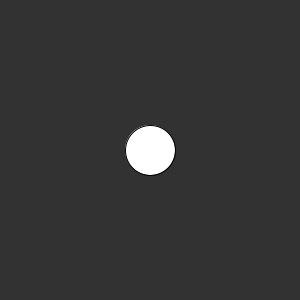
Frame 1 (no input)
Frame 60 (the mouse pressed at the canvas centre just before this capture): identical to frame 1, image omitted
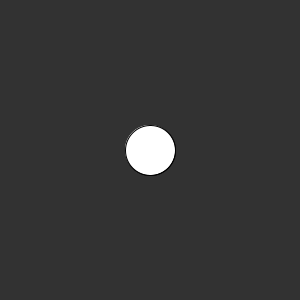
Frame 120 (the mouse held since frame 60 and released just before this capture)

The Processing sketch that drew these frames (run headless with seeded random() and noise(); from frame 60 on, the mouse is pressed at the canvas centre):

// Processing sketch: circle_maker
// ── circle_maker.pde
ArrayList<PVector> circles = new ArrayList<PVector>();

void setup() {
  size(300, 300);

  PVector circle = new PVector(150, 150);
  circles.add(circle);
}

void mousePressed() {
 PVector circle = new PVector(mouseX, mouseY);
 circles.add(circle);
}

void draw() {
  background(50);

  for(int i = 0; i < circles.size(); i++) {
   PVector circle = circles.get(i);
   ellipse(circle.x, circle.y, 50, 50);
  }
}
